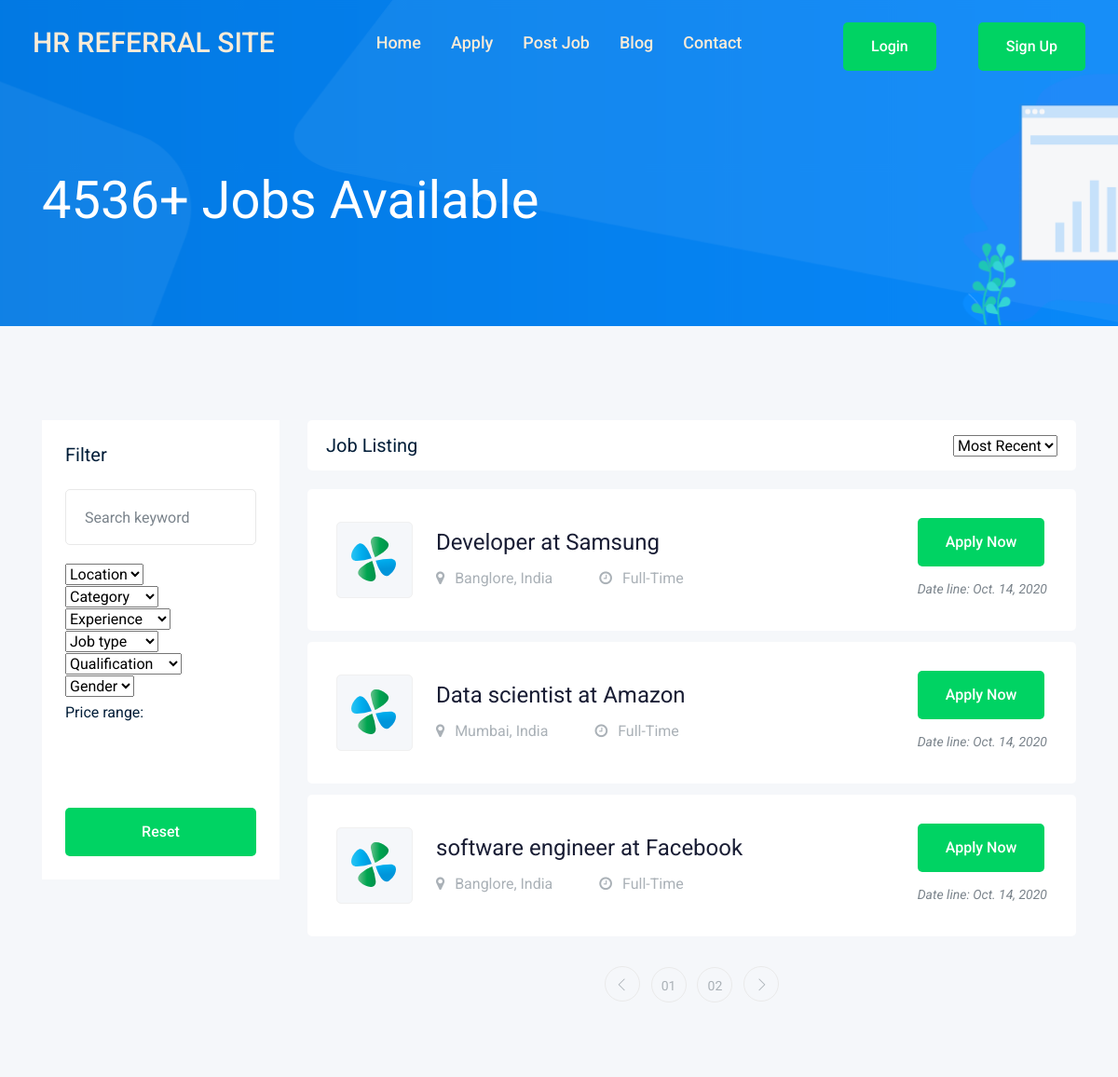
Screenshot of /jobs/ with the database file from the repository.
### main/models.py (models this page shows)
class JobPost(models.Model):
    user_id = models.CharField(max_length=10)
    company = models.CharField(max_length=100)
    designation = models.CharField(max_length=200)
    desc = models.TextField()
    posted_date = models.DateField(auto_now_add=True)
    city = models.CharField(max_length=100)
    country = models.CharField(max_length=100)
    ctc = models.BigIntegerField()
    job_type = models.BooleanField(default=False)

### main/views.py (the view)
# urls.py: path('jobs/',views.jobs,name=''),
def jobs(request):
    jobs = get_jobs(request)
    return render(request,'jobs.html',{'jobs':jobs})

### main/views.py (called while the page is built)
def get_jobs(request):
    user_id = request.user.username
    applications = Application.objects.filter(user_id=user_id).values_list('user_id',flat=True)
    jobs = JobPost.objects.exclude(user_id__in=set(applications))
    return jobs

### templates/jobs.html (shortened to what this page needs)
{% extends 'base.html' %}
{% load static %}
{% block  content %}
<div class="bradcam_area bradcam_bg_1">
    <div class="container">
        <div class="row">
            <div class="col-xl-12">
                <div class="bradcam_text">
                    <h3>4536+ Jobs Available</h3>
                </div>
            </div>
        </div>
    </div>
</div>
<div class="job_listing_area plus_padding">
    <div class="container">
        <div class="row">
            <div class="col-lg-3">
                <div class="job_filter white-bg">
                    <div class="form_inner white-bg">
                        <h3>Filter</h3>
                        <form action="#">
                            <div class="row">
                                <div class="col-lg-12">
                                    <div class="single_field">
                                        <input type="text" placeholder="Search keyword">
                                    </div>
                                </div>
                                <div class="col-lg-12">
                                    <div class="single_field">
                                        <select class="wide">
                                            <option data-display="Location">Location</option>
                                        </select>
                                    </div>
                                </div>
                                <div class="col-lg-12">
                                    <div class="single_field">
                                        <select class="wide">
                                            <option data-display="Category">Category</option>
                                        </select>
                                    </div>
                                </div>
                                <div class="col-lg-12">
                                    <div class="single_field">
                                        <select class="wide">
                                            <option data-display="Experience">Experience</option>
                                        </select>
                                    </div>
                                </div>
                                <div class="col-lg-12">
                                    <div class="single_field">
                                        <select class="wide">
                                            <option data-display="Job type">Job type</option>
                                        </select>
                                    </div>
                                </div>
                                <div class="col-lg-12">
                                    <div class="single_field">
                                        <select class="wide">
                                            <option data-display="Qualification">Qualification</option>
                                        </select>
                                    </div>
                                </div>
                                <div class="col-lg-12">
                                    <div class="single_field">
                                        <select class="wide">
                                            <option data-display="Gender">Gender</option>
                                        </select>
                                    </div>
                                </div>
                            </div>
                        </form>
                    </div>
                    <div class="range_wrap">
                        <label for="amount">Price range:</label>
                        <p>
                            <input type="text" id="amount" readonly style="border:0; color:#7A838B; font-size: 14px; font-weight:400;">
                        </p>
                    </div>
                    <div class="reset_btn">
                        <button  class="boxed-btn3 w-100" type="submit">Reset</button>
                    </div>
                </div>
            </div>
            <div class="col-lg-9">
                <div class="recent_joblist_wrap">
                    <div class="recent_joblist white-bg ">
                        <div class="row align-items-center">
                            <div class="col-md-6">
                                <h4>Job Listing</h4>
                            </div>
                            <div class="col-md-6">
                                <div class="serch_cat d-flex justify-content-end">
                                    <select>
                                        <option data-display="Most Recent">Most Recent</option>
                                    </select>
                                </div>
                            </div>
                        </div>
                    </div>
                </div>
                <div class="job_lists m-0">
                    {% for job in jobs %}
                    <div class="row">
                        <div class="col-lg-12 col-md-12">
                            <div class="single_jobs white-bg d-flex justify-content-between">
                                <div class="jobs_left d-flex align-items-center">
                                    <div class="thumb">
                                        <img src="{% static 'img/svg_icon/1.svg' %}" alt="">
                                    </div>
                                    <div class="jobs_conetent">
                                        <a href="/job_details" ><h4>{{job.designation}} at {{job.company}} </h4></a>
                                        <div class="links_locat d-flex align-items-center">
                                            <div class="location">
                                                <p> <i class="fa fa-map-marker"></i> {{job.city}}, {{job.country}}</p>
                                            </div>
                                            <div class="location">
                                                <p> <i class="fa fa-clock-o"></i> {% if job.job_type %} Full-Time {% else %} Part-Time {% endif %}</p>
                                            </div>
                                        </div>
                                    </div>
                                </div>
                                <div class="jobs_right">
                                    <div class="apply_now">
                                        <form action="/job_details">
                                            <input type="submit" value="Apply Now" class="boxed-btn3">
                                        </form>
                                    </div>
                                    <div class="date">
                                        <p>Date line: {{job.posted_date}}</p>
                                    </div>
                                </div>
                            </div>
                        </div>
                    </div>
                    {% endfor %}
                    <div class="row">
                        <div class="col-lg-12">
                            <div class="pagination_wrap">
                                <ul>
                                    <li><a href="#"> <i class="ti-angle-left"></i> </a></li>
                                    <li><a href="#"><span>01</span></a></li>
                                    <li><a href="#"><span>02</span></a></li>
                                    <li><a href="#"> <i class="ti-angle-right"></i> </a></li>
                                </ul>
                            </div>
                        </div>
                    </div>
                </div>
            </div>
        </div>
    </div>
</div>
{% endblock %}

### templates/base.html (shortened to what this page needs)
{% load static %}
<!doctype html>
<html class="no-js" lang="zxx">
<head>
    <link rel="stylesheet" href="{% static 'css/bootstrap.min.css' %}">
    <link rel="stylesheet" href="{% static 'css/owl.carousel.min.css' %}">
    <link rel="stylesheet" href="{% static 'css/magnific-popup.css' %}">
    <link rel="stylesheet" href="{% static 'css/font-awesome.min.css' %}">
    <link rel="stylesheet" href="{% static 'css/themify-icons.css' %}">
    <link rel="stylesheet" href="{% static 'css/nice-select.css' %}">
    <link rel="stylesheet" href="{% static 'css/flaticon.css' %}">
    <link rel="stylesheet" href="{% static 'css/gijgo.css' %}">
    <link rel="stylesheet" href="{% static 'css/animate.min.css' %}">
    <link rel="stylesheet" href="{% static 'css/slicknav.css' %}">
    <link rel="stylesheet" href="{% static 'css/style.css' %}">
</head>
<body>
    <header>
        <div class="header-area ">
            <div id="sticky-header" class="main-header-area">
                <div class="container-fluid ">
                    <div class="header_bottom_border">
                        <div class="row align-items-center">
                            <div class="col-xl-3 col-lg-2">
                                <div >
                                    <a href="/index">
                                        <h2 style="color: antiquewhite;">HR REFERRAL SITE</h2>
                                    </a>
                                </div>
                            </div>
                            <div class="col-xl-6 col-lg-7">
                                <div class="main-menu  d-none d-lg-block">
                                    <nav>
                                        <ul id="navigation">
                                            <li><a href="/index"><h4 style="color: antiquewhite;">home</h4></a></li>
                                            <li><a href="/jobs"><h4 style="color: antiquewhite;">Apply</h4></a></li>
                                            <li><a href="/post-job"><h4 style="color: antiquewhite;">Post Job</h4></a></li>
                                            <li><a href="/blog"><h4 style="color: antiquewhite;">blog</h4> </a>
                                            </li>
                                            <li><a href="/contact"> <h4 style="color: antiquewhite;">Contact</h4></a></li>
                                        </ul>
                                    </nav>
                                </div>
                            </div>
                            <div class="col-xl-3 col-lg-3 d-none d-lg-block">
                                {% if user.is_authenticated %}
                                <div class="Appointment">
                                    <h4 style="color: antiquewhite;">Welcome, {{user.first_name}}</h4>
                                    <hr>
                                    <div class="d-none d-xl-block">
                                        <a class="boxed-btn3" href="/logout">Logout</a>
                                    </div>
                                </div>
                                <!-- <div class="col-xl-6 col-lg-7">
                                    <div class="main-menu  d-none d-lg-block">
                                        <nav>
                                        </nav>
                                    </div>
                                </div> -->
                                {% else %}
                                <div class="Appointment">
                                    <div class="d-none d-xl-block">
                                        <a class="boxed-btn3" href="/login">Login</a>
                                    </div>
                                    <div class="d-none d-lg-block">
                                        <a class="boxed-btn3" href="/signup">Sign Up</a>
                                    </div>
                                </div>
                                {% endif %}
                            </div>
                            <div class="col-12">
                            </div>
                        </div>
                    </div>
                </div>
            </div>
        </div>
    </header>
    {% block content %}
    {% endblock %}
</body>
</html>

### rows the page displays
JobPost: designation "Developer", company "Samsung", city "Banglore", country "India", job_type "Full-Time", posted_date "Oct. 14, 2020"
JobPost: designation "Data scientist", company "Amazon", city "Mumbai", country "India", job_type "Full-Time", posted_date "Oct. 14, 2020"
JobPost: designation "software engineer", company "Facebook", city "Banglore", country "India", job_type "Full-Time", posted_date "Oct. 14, 2020"
